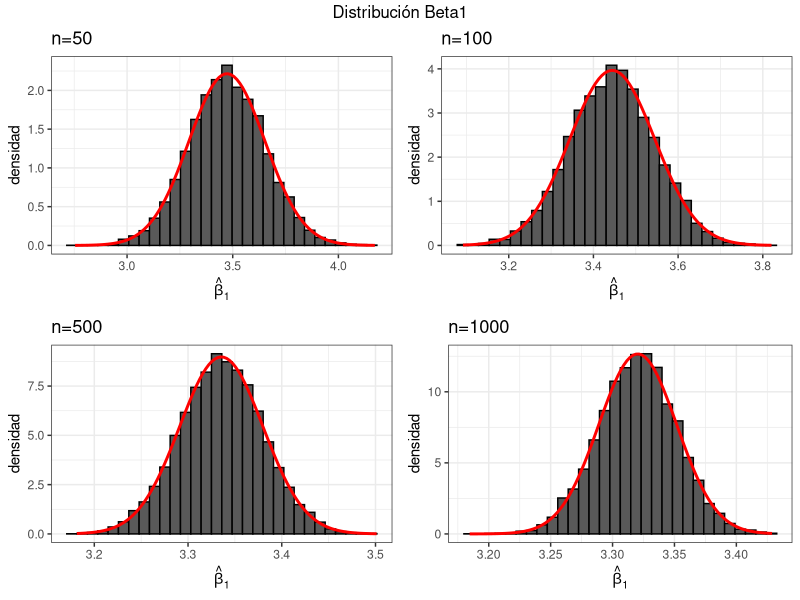
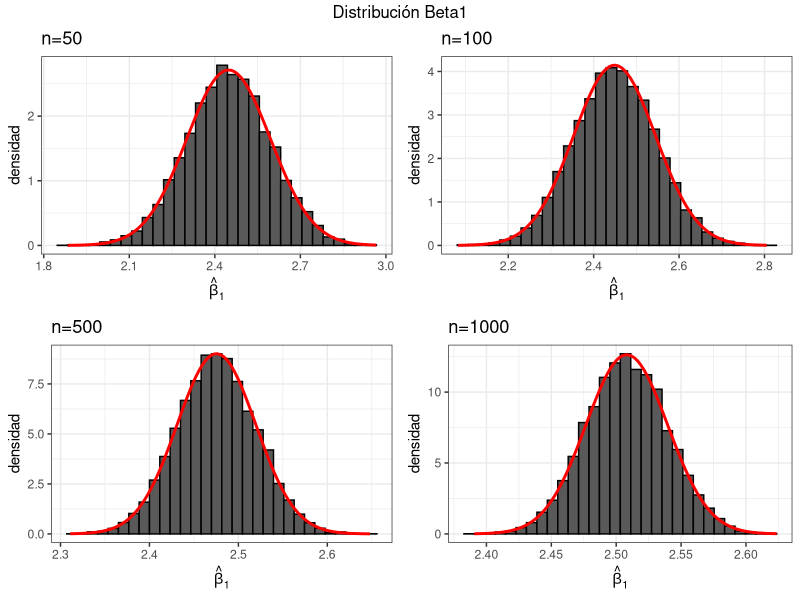

The R script that drew these images, in order:
## ---- chunk 1
#Pregunta 3

library(ggplot2)
library(gridExtra)

reps = 10000
n = c(50, 100, 500, 1000)
betas=matrix(NA, nrow = reps, ncol=8)
beta0 = 2
beta1 = 2.5
beta2 = 1

for(j in 1:length(n)){
  x1 = rnorm(n[j],20,1)
  e = rnorm(n[j],0,1)
  x2 = 0.8*x1 + e
  for(i in 1:reps){
    u=rnorm(n[j],0,1)
    y=beta0 + beta1*x1 + beta2*x2 + u
    model=lm(y~x1)
    betas[i,j]=model$coef[1]
    betas[i,j+4]=model$coef[2]
  }
}
betas_df<-data.frame(betas)
means <- apply(betas,2,mean)
vars <- apply(betas,2,var)

sesgob0 = c(means[[1]]-2, means[[2]]-2,means[[3]]-2,means[[4]]-2)
sesgob1 = c(means[[5]]-2.5, means[[6]]-2.5, means[[7]]-2.5, means[[8]]-2.5)
## ---- chunk 2

#b)
g1 <- ggplot(betas_df) +
  geom_histogram(aes(betas_df[,5], y =..density..), col="black", bins=30) +
  stat_function(fun=dnorm, args=list(mean=mean(betas_df[,5]), sd=sd(betas_df[,5])),
                geom="line",colour="red", size=1) +
  ylab("densidad") + xlab(expression(hat(beta)[1])) + theme_bw() + ggtitle("n=50") 
g2 <- ggplot(betas_df) +
  geom_histogram(aes(betas_df[,6], y =..density..), col="black", bins=30) +
  stat_function(fun=dnorm, args=list(mean=mean(betas_df[,6]), sd=sd(betas_df[,6])),
                geom="line",colour="red", size=1) +
  ylab("densidad") + xlab(expression(hat(beta)[1])) + theme_bw() + ggtitle("n=100")

g3 <- ggplot(betas_df) +
  geom_histogram(aes(betas_df[,7], y =..density..), col="black", bins=30) +
  stat_function(fun=dnorm, args=list(mean=mean(betas_df[,7]), sd=sd(betas_df[,7])),
                geom="line",colour="red", size=1) +
  ylab("densidad") + xlab(expression(hat(beta)[1])) + theme_bw() + ggtitle("n=500")

g4 <- ggplot(betas_df) +
  geom_histogram(aes(betas_df[,8], y =..density..), col="black", bins=30) +
  stat_function(fun=dnorm, args=list(mean=mean(betas_df[,8]), sd=sd(betas_df[,8])),
                geom="line",colour="red", size=1) +
  ylab("densidad") + xlab(expression(hat(beta)[1])) + theme_bw() + ggtitle("n=1000")

grid.arrange(g1, g2, g3, g4, ncol = 2, nrow = 2, top = "Distribución Beta1")

#lo raro de esto es que cuando aumenta el tamaño muestral, las colas se me alejaron más y están demasiado sesgados
## ---- chunk 3
#c)

reps = 10000
n = c(50, 100, 500, 1000)
betas=matrix(NA, nrow = reps, ncol=8)
beta0 = 2
beta1 = 2.5
beta2 = 1

for(j in 1:length(n)){
  x1 = rnorm(n[j],20,1)
  e = rnorm(n[j],0,1)
  x2 = runif(n[j],0,1)
  for(i in 1:reps){
    u=rnorm(n[j],0,1)
    y=beta0 + beta1*x1 + beta2*x2 + u
    model=lm(y~x1)
    betas[i,j]=model$coef[1]
    betas[i,j+4]=model$coef[2]
  }
}
betas_df<-data.frame(betas)
means <- apply(betas,2,mean)
vars <- apply(betas,2,var)

sesgob0 = c(means[[1]]-2, means[[2]]-2,means[[3]]-2,means[[4]]-2)
sesgob1 = c(means[[5]]-2.5, means[[6]]-2.5, means[[7]]-2.5, means[[8]]-2.5)


g1 <- ggplot(betas_df) +
  geom_histogram(aes(betas_df[,5], y =..density..), col="black", bins=30) +
  stat_function(fun=dnorm, args=list(mean=mean(betas_df[,5]), sd=sd(betas_df[,5])),
                geom="line",colour="red", size=1) +
  ylab("densidad") + xlab(expression(hat(beta)[1])) + theme_bw() + ggtitle("n=50") 
g2 <- ggplot(betas_df) +
  geom_histogram(aes(betas_df[,6], y =..density..), col="black", bins=30) +
  stat_function(fun=dnorm, args=list(mean=mean(betas_df[,6]), sd=sd(betas_df[,6])),
                geom="line",colour="red", size=1) +
  ylab("densidad") + xlab(expression(hat(beta)[1])) + theme_bw() + ggtitle("n=100")

g3 <- ggplot(betas_df) +
  geom_histogram(aes(betas_df[,7], y =..density..), col="black", bins=30) +
  stat_function(fun=dnorm, args=list(mean=mean(betas_df[,7]), sd=sd(betas_df[,7])),
                geom="line",colour="red", size=1) +
  ylab("densidad") + xlab(expression(hat(beta)[1])) + theme_bw() + ggtitle("n=500")

g4 <- ggplot(betas_df) +
  geom_histogram(aes(betas_df[,8], y =..density..), col="black", bins=30) +
  stat_function(fun=dnorm, args=list(mean=mean(betas_df[,8]), sd=sd(betas_df[,8])),
                geom="line",colour="red", size=1) +
  ylab("densidad") + xlab(expression(hat(beta)[1])) + theme_bw() + ggtitle("n=1000")

grid.arrange(g1, g2, g3, g4, ncol = 2, nrow = 2, top = "Distribución Beta1")
